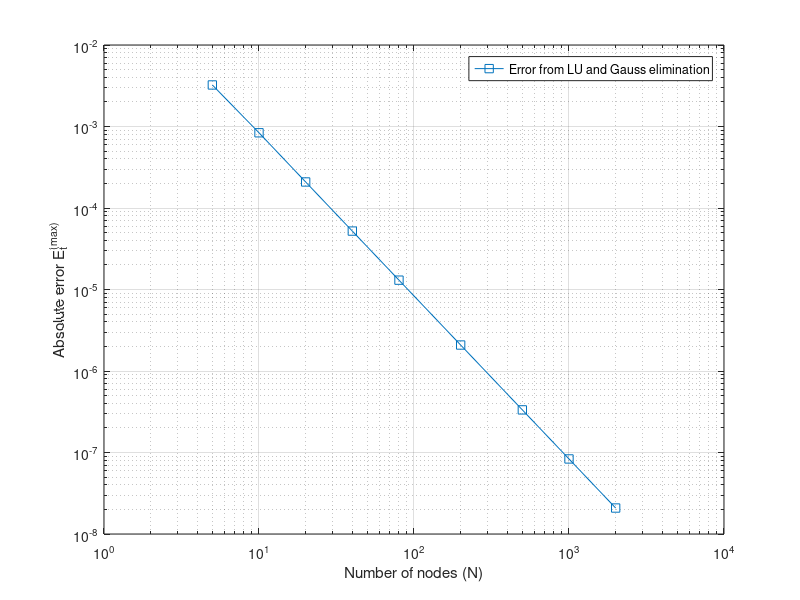

Here is the MATLAB script that generated this plot:
function [] = TEAM34PS03Q3()

% Forms the tridiagonal matrix A
% Uses the previously-developed LU factorization and substitution methods
% to solve this matrix
% Finds the associated error norm
% Solves using the Thomas algorithm and compares

ErrMatrix = zeros(2,9);   % Set up a matrix to store N vs. max error
ErrMatrix(1,:) = [5 10 20 40 80 200 500 1000 2000];

for j = 1:length(ErrMatrix(1,:))  % Populate error matrix
    N = ErrMatrix(1,j);
    [A,b,x_exact] = formA(N);     % Call subroutine to construct A
    
    % Gauss
    xg = A\b;
    xg_err = abs(x_exact - xg);
    xg_err_max = max(xg_err);
    
    % LU
    [L,U,P] = lu(A);
    xlu = U \ ( L \ ( P * b ) );
    xlu_err = abs(x_exact - xlu);
    xlu_err_max = max(xlu_err);
    
    ErrMatrix(2,j) = max(xg_err_max,xlu_err_max);
end

close all
figure(1)
loglog(ErrMatrix(1,:),ErrMatrix(2,:),'-s')
hold on
xlabel('Number of nodes (N)')
ylabel('Absolute error E_t^{(max)}')
legend('Error from LU and Gauss elimination')
grid on
hold off






function [A,b,x] = formA(N)
% Subroutine for heat equation matrix
% Creates the tridiagonal matrix A found using the heat equation
% Creates the RHS vector b from the sine function
% Returns the exact solution as a vector x
% N is the number of nodes

A = zeros(N-1,N-1);  % Initialize matrix with all zeros
b = zeros(N-1,1);      % Initialize RHS vector
x = zeros(N-1,1);      % Initialize exact solution
h = 1/N;

% Form the diagonal
for i = 1 : N-1 
    A(i,i) = 2;
end

% Form the subdiagonal and superdiagonal
for i = 1 : N-2
    A(i+1,i) = -1;   % Subdiagonal
    A(i,i+1) = -1;   % Superdiagonal
end

% Form RHS vector and exact solution
for i = 1 : N-1
    b(i) = h^2 * sin(pi*h*i);
    x(i) = sin(pi*h*i)/pi^2;
end

end

end


